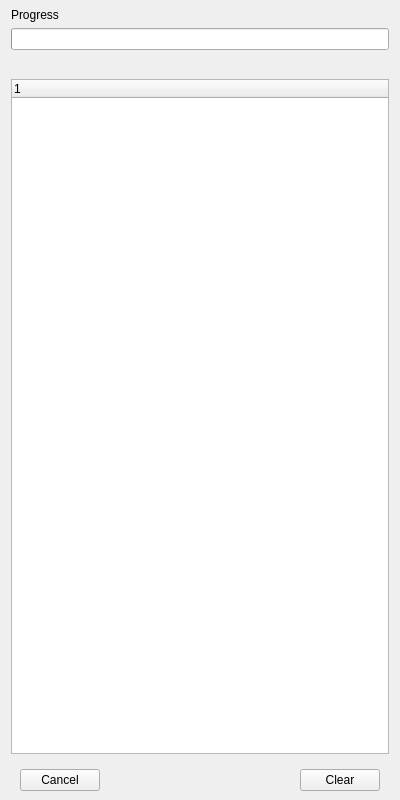
<?xml version="1.0" encoding="UTF-8"?>
<ui version="4.0">
 <class>ProgressView</class>
 <widget class="QWidget" name="ProgressView">
  <property name="geometry">
   <rect>
    <x>0</x>
    <y>0</y>
    <width>400</width>
    <height>800</height>
   </rect>
  </property>
  <property name="windowTitle">
   <string>Form</string>
  </property>
  <property name="styleSheet">
   <string notr="true"/>
  </property>
  <layout class="QVBoxLayout" name="verticalLayout_7">
   <property name="topMargin">
    <number>8</number>
   </property>
   <property name="bottomMargin">
    <number>0</number>
   </property>
   <item>
    <widget class="QWidget" name="dockWidget" native="true">
     <layout class="QVBoxLayout" name="verticalLayout_8">
      <property name="leftMargin">
       <number>0</number>
      </property>
      <property name="topMargin">
       <number>0</number>
      </property>
      <property name="rightMargin">
       <number>0</number>
      </property>
      <property name="bottomMargin">
       <number>0</number>
      </property>
      <item>
       <widget class="QLabel" name="label">
        <property name="text">
         <string>Progress</string>
        </property>
       </widget>
      </item>
      <item>
       <widget class="QProgressBar" name="progress">
        <property name="maximum">
         <number>100</number>
        </property>
        <property name="value">
         <number>0</number>
        </property>
        <property name="textVisible">
         <bool>false</bool>
        </property>
       </widget>
      </item>
      <item>
       <widget class="QLabel" name="status">
        <property name="font">
         <font>
          <pointsize>11</pointsize>
         </font>
        </property>
        <property name="text">
         <string></string>
        </property>
       </widget>
      </item>
      <item>
       <widget class="QTreeWidget" name="progressTree">
        <property name="alternatingRowColors">
         <bool>true</bool>
        </property>
        <column>
         <property name="text">
          <string notr="true">1</string>
         </property>
        </column>
       </widget>
      </item>
      <item>
       <widget class="QWidget" name="widget_6" native="true">
        <property name="minimumSize">
         <size>
          <width>0</width>
          <height>0</height>
         </size>
        </property>
        <layout class="QHBoxLayout" name="horizontalLayout_5">
         <item>
          <widget class="QPushButton" name="cancel">
           <property name="text">
            <string>Cancel</string>
           </property>
          </widget>
         </item>
         <item>
          <spacer name="horizontalSpacer_3">
           <property name="orientation">
            <enum>Qt::Orientation::Horizontal</enum>
           </property>
           <property name="sizeHint" stdset="0">
            <size>
             <width>40</width>
             <height>20</height>
            </size>
           </property>
          </spacer>
         </item>
         <item>
          <widget class="QPushButton" name="clear">
           <property name="text">
            <string>Clear</string>
           </property>
          </widget>
         </item>
        </layout>
       </widget>
      </item>
     </layout>
    </widget>
   </item>
  </layout>
 </widget>
 <resources/>
 <connections/>
</ui>
